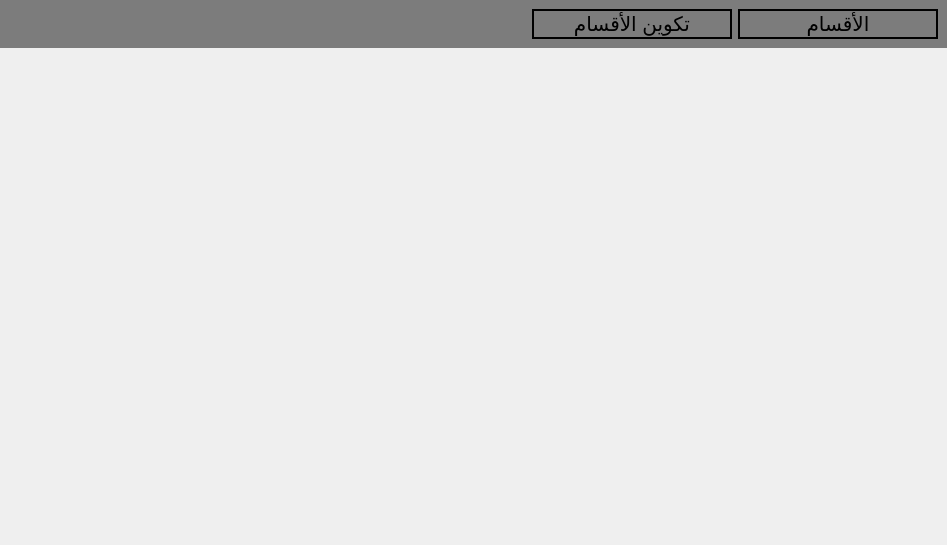
<?xml version="1.0" encoding="UTF-8"?>
<ui version="4.0">
 <class>class_part</class>
 <widget class="QWidget" name="class_part">
  <property name="geometry">
   <rect>
    <x>0</x>
    <y>0</y>
    <width>947</width>
    <height>545</height>
   </rect>
  </property>
  <property name="windowTitle">
   <string>Form</string>
  </property>
  <layout class="QVBoxLayout" name="verticalLayout">
   <property name="spacing">
    <number>0</number>
   </property>
   <property name="leftMargin">
    <number>0</number>
   </property>
   <property name="topMargin">
    <number>0</number>
   </property>
   <property name="rightMargin">
    <number>0</number>
   </property>
   <property name="bottomMargin">
    <number>0</number>
   </property>
   <item>
    <widget class="QFrame" name="frame">
     <property name="styleSheet">
      <string notr="true">background-color: rgb(124, 124, 124);</string>
     </property>
     <property name="frameShape">
      <enum>QFrame::Shape::NoFrame</enum>
     </property>
     <property name="frameShadow">
      <enum>QFrame::Shadow::Raised</enum>
     </property>
     <layout class="QHBoxLayout" name="horizontalLayout">
      <item>
       <spacer name="horizontalSpacer">
        <property name="orientation">
         <enum>Qt::Orientation::Horizontal</enum>
        </property>
        <property name="sizeHint" stdset="0">
         <size>
          <width>512</width>
          <height>20</height>
         </size>
        </property>
       </spacer>
      </item>
      <item>
       <widget class="QPushButton" name="classeleve">
        <property name="minimumSize">
         <size>
          <width>200</width>
          <height>30</height>
         </size>
        </property>
        <property name="font">
         <font>
          <pointsize>15</pointsize>
         </font>
        </property>
        <property name="styleSheet">
         <string notr="true">border: 2px solid black</string>
        </property>
        <property name="text">
         <string>تكوين الأقسام</string>
        </property>
       </widget>
      </item>
      <item>
       <widget class="QPushButton" name="classes">
        <property name="minimumSize">
         <size>
          <width>200</width>
          <height>30</height>
         </size>
        </property>
        <property name="font">
         <font>
          <pointsize>15</pointsize>
         </font>
        </property>
        <property name="styleSheet">
         <string notr="true">border: 2px solid black</string>
        </property>
        <property name="text">
         <string>الأقسام</string>
        </property>
        <property name="flat">
         <bool>true</bool>
        </property>
       </widget>
      </item>
     </layout>
    </widget>
   </item>
   <item>
    <widget class="QStackedWidget" name="stackedWidget"/>
   </item>
  </layout>
 </widget>
 <resources/>
 <connections/>
</ui>
